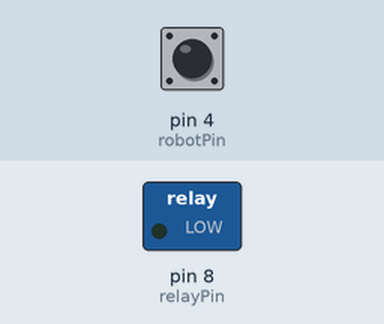
Recording of a sketch running on a simulated Arduino Uno, built with avr-gcc and run on an emulated ATmega328P. Parts: switched loads named in the sketch (green lamp = pin HIGH). The inputs (shaded band) are chosen by the test bench; at power-on: pin 4 (robotPin) LOW.

Above: at 1.2 s.
1.3 s: pin 4 (robotPin) pulled HIGH for 0.15 s
At 1.37 s:
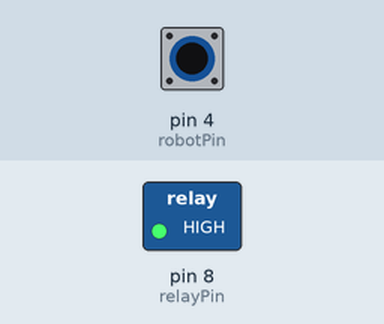
2.9 s: pin 4 (robotPin) pulled HIGH for 3.2 s
At 7.3 s:
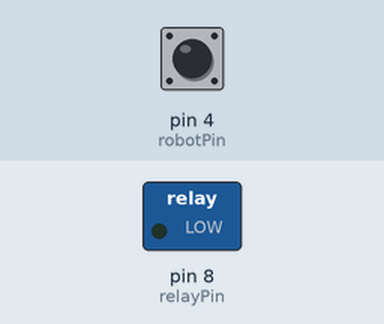
Timing chart, 0 to 8.8 s (numbered marks = the images above; inputs shaded):
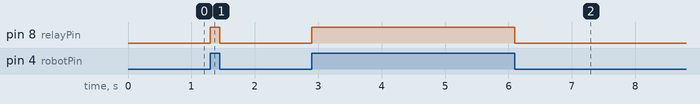

The sketch:

arduino_heat_gun_robot.ino
```cpp
int robotPin = 4; //Switch Connected to PIN 5
int relayPin = 8; //RELAY Connected to PIN 10
int switchState = 0; // Variable for reading Switch status

void setup()
{
  // put your setup code here, to run once:
  pinMode(relayPin, OUTPUT); //Relay PIN as Output
  pinMode(robotPin, INPUT);//Robot PIN as input
}
void loop()
{
  // put your main code here, to run repeatedly:
  switchState = digitalRead(robotPin); //Reads the status of the switch.
  if (switchState == HIGH) //If the switch is pressed
  {
    digitalWrite(relayPin, HIGH); //LED ON
  } else {
    digitalWrite(relayPin, LOW); //LED OFF
  }
}
```

Measured:
- after the input at 1.3 s, pin 8 (relayPin): LOW → HIGH at once, → LOW 0.15 s later
- after the input at 2.9 s, pin 8 (relayPin): LOW → HIGH at once, → LOW 3.2 s later
